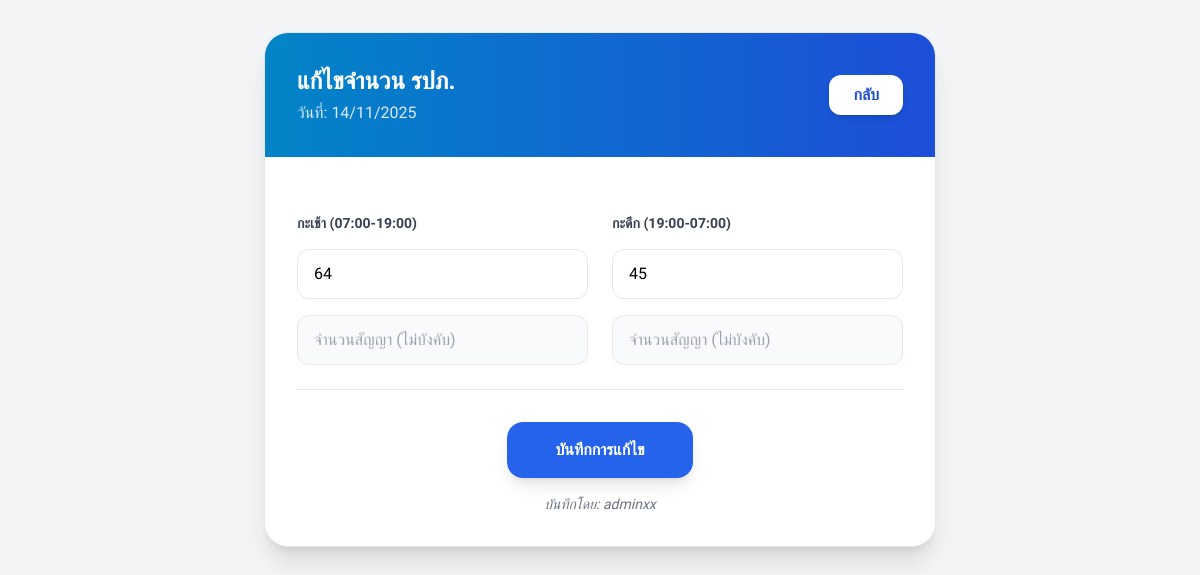
Screenshot of /edit_guard_count.php?id=2 (signed in) with the database file from the repository.
### tables this page shows
CREATE TABLE `security_guard_counts` (
  `id` int NOT NULL AUTO_INCREMENT,
  `record_date` timestamp NOT NULL DEFAULT CURRENT_TIMESTAMP,
  `morning_contract` int NOT NULL DEFAULT '0',
  `morning_shift` int NOT NULL,
  `morning_shift_contract` int DEFAULT NULL,
  `evening_contract` int NOT NULL DEFAULT '0',
  `evening_shift` int NOT NULL,
  `evening_shift_contract` int DEFAULT NULL,
  `total` int NOT NULL,
  `submitted_by_id` int DEFAULT NULL,
  `created_at` timestamp NOT NULL DEFAULT CURRENT_TIMESTAMP,
  `is_deleted` tinyint(1) DEFAULT '0',
  `deleted_by` varchar(100) DEFAULT NULL,
  `deleted_at` datetime DEFAULT NULL,
  `updated_by` varchar(100) DEFAULT NULL,
  `updated_at` datetime DEFAULT NULL,
  PRIMARY KEY (`id`),
  KEY `submitted_by_id` (`submitted_by_id`),
  KEY `idx_guard_count_date` (`record_date`),
  KEY `idx_guard_count_created` (`created_at`),
  CONSTRAINT `security_guard_counts_ibfk_1` FOREIGN KEY (`submitted_by_id`) REFERENCES `users` (`id`) ON DELETE SET NULL
);

CREATE TABLE `users` (
  `id` int NOT NULL AUTO_INCREMENT,
  `username` varchar(50) NOT NULL,
  `password` varchar(255) NOT NULL,
  `first_name` varchar(50) NOT NULL,
  `last_name` varchar(50) NOT NULL,
  `eng_first_name` varchar(50) DEFAULT NULL,
  `eng_last_name` varchar(50) DEFAULT NULL,
  `employee_id` varchar(8) NOT NULL,
  `phone_number` varchar(20) NOT NULL,
  `user_type` enum('admin','officer') NOT NULL DEFAULT 'officer',
  `role_id` int DEFAULT NULL,
  `created_at` timestamp NOT NULL DEFAULT CURRENT_TIMESTAMP,
  PRIMARY KEY (`id`),
  UNIQUE KEY `username` (`username`),
  UNIQUE KEY `employee_id` (`employee_id`),
  KEY `idx_users_username` (`username`),
  KEY `idx_users_employee_id` (`employee_id`),
  KEY `idx_users_role_id` (`role_id`),
  KEY `idx_users_user_type` (`user_type`),
  CONSTRAINT `users_ibfk_1` FOREIGN KEY (`role_id`) REFERENCES `roles` (`id`) ON DELETE SET NULL
);

### edit_guard_count.php (the view, shortened to what this page needs)
<?php
require_once "config.php";
$report_id = $_GET['id'] ?? null;
$report = null;
$stmt = $conn->prepare("SELECT sgc.*, u.username as submitted_by_name FROM security_guard_counts sgc LEFT JOIN users u ON sgc.submitted_by_id = u.id WHERE sgc.id = ?");
$stmt->bind_param("i", $report_id);
$stmt->execute();
$result = $stmt->get_result();
if ($result->num_rows === 1) {
    $report = $result->fetch_assoc();
} else {
    header("Location: report_page.php?error=not_found");
    exit;
}
?>
<!DOCTYPE html>
<html lang="th">
<head>
    <script src="https://cdn.tailwindcss.com"></script>
</head>
<body class="bg-gray-100 min-h-screen py-8 px-4">
    <div class="max-w-2xl mx-auto">
        <form action="edit_guard_count.php?id=<?php echo $report_id; ?>" method="POST"
            class="bg-white rounded-3xl shadow-xl overflow-hidden border border-gray-200">
            <header class="bg-gradient-to-r from-sky-600 to-blue-700 text-white p-8 flex justify-between items-center">
                <div>
                    <h1 class="text-2xl font-bold">แก้ไขจำนวน รปภ.</h1>
                    <p class="text-blue-100 mt-1">วันที่:
                        <?php echo date('d/m/Y', strtotime($report['record_date'])); ?></p>
                </div>
                <a href="report_page.php"
                    class="bg-white text-blue-700 font-bold py-2 px-6 rounded-xl shadow-md">กลับ</a>
            </header>
            <div class="p-8 space-y-6">
                <div class="grid grid-cols-1 md:grid-cols-2 gap-6">
                    <div class="space-y-4">
                        <label class="block text-sm font-bold text-gray-700">กะเช้า (07:00-19:00)</label>
                        <input type="number" name="morning_shift" required class="w-full px-4 py-3 rounded-xl border"
                            value="<?php echo $report['morning_shift']; ?>" placeholder="จำนวนจริง">
                        <input type="number" name="morning_shift_contract"
                            class="w-full px-4 py-3 rounded-xl border bg-gray-50"
                            value="<?php echo $report['morning_shift_contract']; ?>"
                            placeholder="จำนวนสัญญา (ไม่บังคับ)">
                    </div>
                    <div class="space-y-4">
                        <label class="block text-sm font-bold text-gray-700">กะดึก (19:00-07:00)</label>
                        <input type="number" name="evening_shift" required class="w-full px-4 py-3 rounded-xl border"
                            value="<?php echo $report['evening_shift']; ?>" placeholder="จำนวนจริง">
                        <input type="number" name="evening_shift_contract"
                            class="w-full px-4 py-3 rounded-xl border bg-gray-50"
                            value="<?php echo $report['evening_shift_contract']; ?>"
                            placeholder="จำนวนสัญญา (ไม่บังคับ)">
                    </div>
                </div>
                <div class="pt-8 text-center border-t">
                    <button type="submit"
                        class="bg-blue-600 text-white font-bold py-4 px-12 rounded-2xl hover:bg-blue-700 shadow-lg transition">บันทึกการแก้ไข</button>
                    <p class="mt-4 text-sm text-gray-500 italic">บันทึกโดย: <?php echo $report['submitted_by_name']; ?>
                    </p>
                </div>
            </div>
        </form>
    </div>
</body>
</html>

### edit_guard_count.php (style rules this page uses)
body { font-family: 'Sarabun', sans-serif; }

### rows the page displays
security_guard_counts: record_date "14/11/2025", morning_shift "64", evening_shift "45", submitted_by.username "adminxx"
